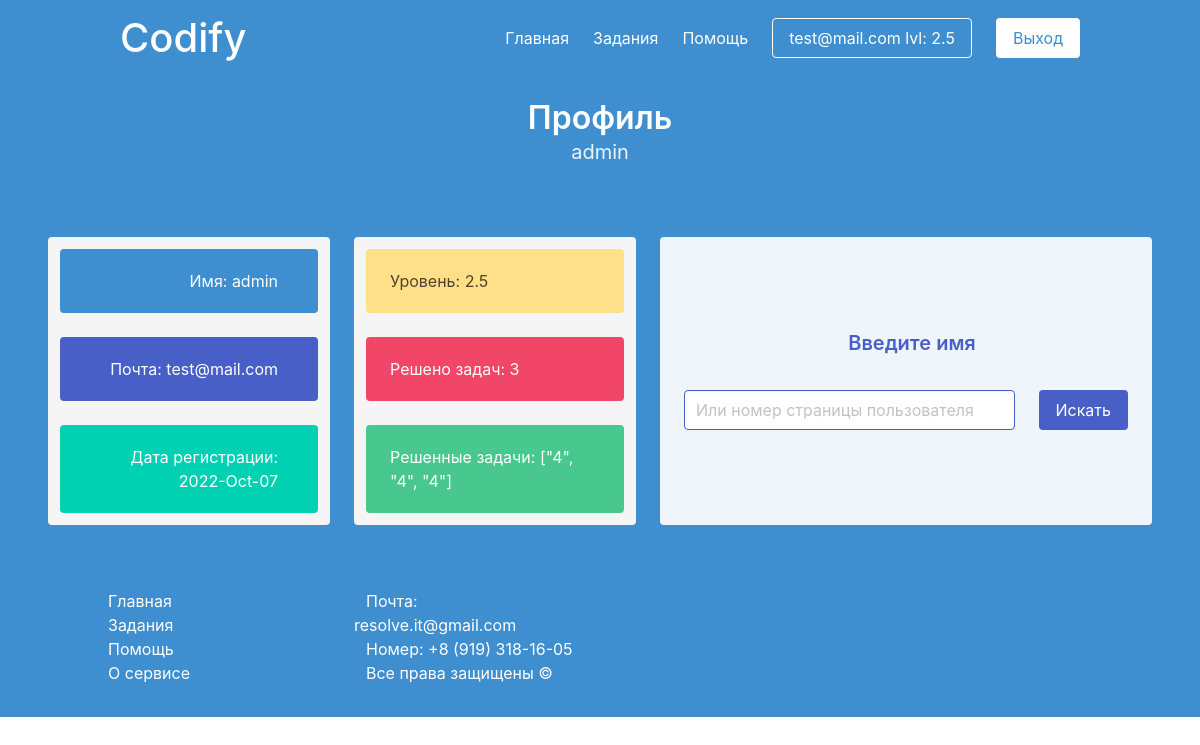
The page /profile/1 (signed in) on the database its author committed.
### db.py (models this page shows, shortened)
class Clients(db.Model):
	__tablename__ = 'clients'
	id       = db.Column(db.Integer, primary_key=True, unique=True)
	name     = db.Column(db.Text, nullable=False)
	email    = db.Column(db.Text, nullable=False)
	password = db.Column(db.Text, nullable=False)
	level    = db.Column(db.Integer, default=1)
	solved   = db.Column(db.Integer, default=0)
	tasks_id = db.Column(db.Text, default='[]')
	date     = db.Column(db.DateTime, default=datetime.utcnow)

### server.py (the view)
@app.route("/profile/<int:n>")
@app.route("/profile/<n>")
def client(n):
	if type(n) is int:
		sql = Clients.query.filter(Clients.id == n)
	else: sql = Clients.query.filter(Clients.name == n)
	if sql.count() != 0:
		lite = Lite(name=session['username'], lvl=session['lvl'], loged=session['loged'])
		user = User(
			name=sql[0].name, email=sql[0].email,
			lvl=sql[0].level, solved=sql[0].solved,
			tasks_id=sql[0].tasks_id, date=sql[0].date,)
		response = Template(title=sql[0].name, info='Профиль', subinfo=sql[0].name, user=user)
		return render_template('profile.html', response=response, nav_u=lite)
	abort(404, description="This user not exists")

### templates/profile.html (shortened to what this page needs)
{% extends 'base.html' %}
{% block content %}
	<main class="hero is-info px-6">
		<div class="tile is-ancestor">
			<div class="tile is-3 is-vertical is-parent notification my-3 mx-3">
				<div class="tile is-child notification is-info has-text-right">
					<span>Имя: {{ response.user.name }}</span>
				</div>
				<div class="tile is-child notification is-link has-text-right">
					<span>Почта: {{ response.user.email }}</span>
				</div>
				<div class="tile is-child notification is-primary has-text-right">
					<span>Дата регистрации: {{ response.user.date.strftime('%Y-%b-%d') }}</span>
				</div>
			</div>
			<div class="tile is-3 is-vertical is-parent notification my-3 mx-3">
				<div class="tile is-child notification is-warning is-bordered">
					<span>Уровень: {{ response.user.lvl }}</span>
				</div>
				<div class="tile is-child notification is-danger">
					<span>Решено задач: {{ response.user.solved }}</span>
				</div>
				<div class="tile is-child notification is-success">
					<span>Решенные задачи: {{ 'Не одной не пройдено' if response.user.tasks_id == '[]' else response.user.tasks_id }}</span>
				</div>
			</div>
			<div class="tile is-vertical is-parent notification is-info is-light my-3 mx-3 is-justify-content-center">
				<label for="userSearch" class="title is-size-5 has-text-centered has-text-link ml-3">Введите имя</label>
				<form class="is-flex">
					<input id="userSearch" class="input is-link mt-3 mx-3" required="(\d|\w|[А-Яа-яЁё]|^\s)*" placeholder="Или номер страницы пользователя">
					<button class="button is-link mt-3 mx-3">Искать</button>
				</form>
			</div>
		</div>
	</main>
{% endblock %}

### templates/base.html (shortened to what this page needs)
<!DOCTYPE html>
<html lang="ru">
<head>
	<link rel="stylesheet" href="{{ url_for('static', filename='css/bulma.min.css') }}">
</head>
<body>
	<section class="hero is-info is-small">
		<div class="hero-head">
		  <nav class="navbar">
		    <div class="container">
		      <div class="navbar-brand">
		        <a class="navbar-item" href="{{ url_for('index') }}">
		        	<h1 class="is-size-2 has-text-white has-text-weight-medium">Codify</h1>
		        </a>
		      </div>
		      <div id="navbarMenuHeroB" class="navbar-menu">
		        <div class="navbar-end">
		          <a class="navbar-item" href="{{ url_for('profile') }}">
		            Главная
		          </a>
		          <a class="navbar-item" href="{{ url_for('list_tasks') }}">
		            Задания
		          </a>
		          <a class="navbar-item" href="{{ url_for('help') }}">
		            Помощь
		          </a>
            	  {% if nav_u.loged == True %}
            	  <span class="navbar-item">
            	    	<div class="button is-white is-outlined">
	            	    	<span>{{ nav_u.name  }} lvl: {{ nav_u.lvl  }}</span>
            	    	</div>
            	  </span>
            	  {% endif %}
		          <span class="navbar-item">
            	    <a class="button is-info is-inverted" href="/logout">
            	      Выход
            	    </a>
            	  </span>
		        </div>
		      </div>
		    </div>
		  </nav>
		</div>
		<div class="hero-body">
		  <div class="container has-text-centered">
		    <p class="title">
		      {{ response.info }}
		    </p>
		    <p class="subtitle">
		      {{ response.subinfo }}
		    </p>
			<br>
		  </div>
		</div>
	</section>
	{% block content %}{% endblock %}
	<footer class="hero is-info">
		<div class="conteiner mt-6 mb-4 py-4 mx-6 px-6">
			<div class="columns">
				<div class="column">
					<a href="{{ url_for('index') }}"><span class="is-size-6 has-text-white has-text-weight-normal my-4 mx-3">Главная</span></a><br>
					<a href="{{ url_for('list_tasks') }}"><span class="is-size-6 has-text-white has-text-weight-normal my-4 mx-3">Задания</span></a><br>
					<a href="{{ url_for('help') }}"><span class="is-size-6 has-text-white has-text-weight-normal my-4 mx-3">Помощь</span></a><br>
					<a href="{{ url_for('about') }}"><span class="is-size-6 has-text-white has-text-weight-normal my-4 mx-3">О сервисе</span></a><br>
				</div>
				<div class="column">
					<a>
						<span class="is-size-6 has-text-white has-text-weight-normal my-4 mx-3">Почта: resolve.it@gmail.com</span>
					</a>
					<br>
					<a>
						<span class="is-size-6 has-text-white has-text-weight-normal my-4 mx-3">Номер: +8 (919) 318-16-05</span>
					</a>
					<br>
					<span class="is-size-6 has-text-white has-text-weight-normal my-4 mx-3">Все права защищены &copy</span>
				</div>
				<div class="column"></div>
				<div class="column"></div>
			</div>
		</div>
	</footer>
</body>
</html>

### rows shown on the page
Clients: name "test@mail.com", subinfo "admin", user.name "admin", user.email "test@mail.com", user "2022-Oct-07", user.lvl "2.5", tasks "[\"4\", \"4\", \"4\"]"

### other values the page prints
{{ nav_u.lvl }} "2.5"
{{ response.info }} "Профиль"
{{ response.user.solved }} "3"
